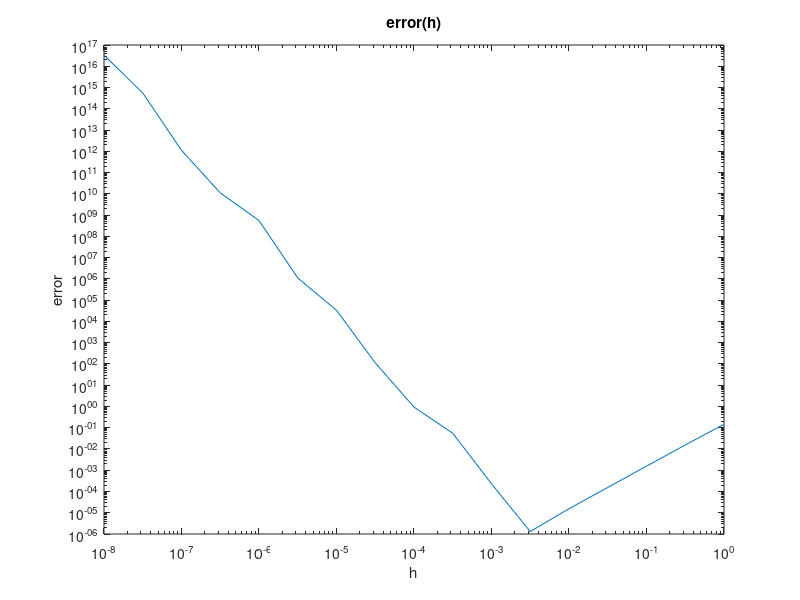

Here is the MATLAB script that generated this plot:
format long

h_array = [];
error_array = [];
fpp_theory = sin(1.2)
for k = 0:.5:8
    h = 10^(-k)
    x = 1.2;
    fpp_exp = 1/h/h/h/h*(sin(x-2*h)-4*sin(x-h)+6*sin(x)-4*sin(x+h)+sin(x+2*h))
    error_array = [error_array, abs(fpp_theory - fpp_exp)]
    h_array = [h_array, h]
end
loglog(h_array, error_array)
hold on
title(sprintf("error(h)"))
xlabel('h')
ylabel('error')
hold off
saveas(gcf, 'C:\\Users\\Pavel\\Documents\\MATLAB\\hw3\\pic\\error_fourth.png');
